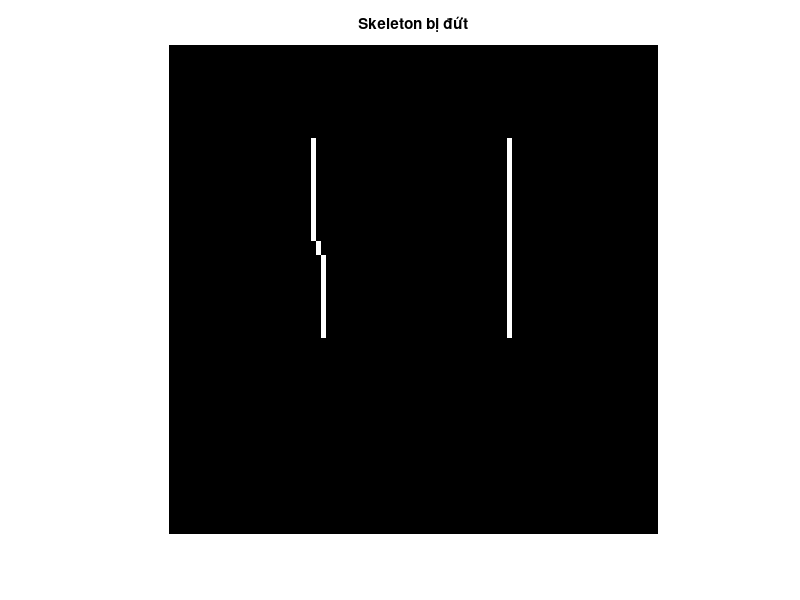

This figure's MATLAB source: (Note: this script raises an error after producing the figure.)
clc; clear; close all;

% --- Skeleton giả định bị đứt ---
BW = false(100,100);
BW(20:40,30) = 1;          % đoạn 1
BW(41:43,31) = 1;          % đoạn ngắn lệch
BW(44:60,32) = 1;          % đoạn 2
BW(20:60,70) = 1;          % vân song song khác

imshow(BW); title('Skeleton bị đứt'); hold on;

% --- Connected components ---
CC = bwconncomp(BW);
stats = regionprops(CC,'PixelList','Centroid');

% Gom các cụm thành graph theo khoảng cách centroid
n = CC.NumObjects;
centroids = cat(1, stats.Centroid);

% Tính khoảng cách giữa các cụm
D = pdist2(centroids,centroids);

% Đặt ngưỡng nối (ví dụ 10 pixel)
thresh = 10;

G = graph(D<thresh & D>0);

% Tìm các nhóm (clusters) = các vân
comp = conncomp(G);

colors = lines(max(comp));
for k=1:max(comp)
    idx = find(comp==k);
    pts = [];
    for i=idx
        pts = [pts; stats(i).PixelList];
    end
    % Fit spline cho nhóm
    [~,ord] = sort(pts(:,1));
    pts = pts(ord,:);
    xx = linspace(min(pts(:,1)),max(pts(:,1)),200);
    yy = spline(pts(:,1),pts(:,2),xx);
    plot(xx,yy,'-','Color',colors(k,:),'LineWidth',2);
end
